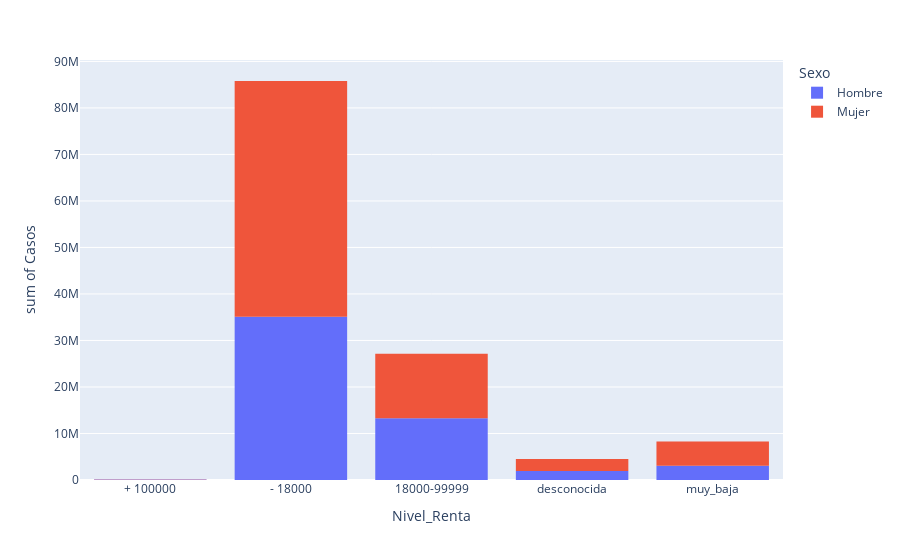

The notebook cell saved with this chart:
### Code cell
nivel_renta_sex = at_prim.groupby(['Nivel_Renta','Sexo']).agg({'Casos':'sum'}).reset_index()
fig3 = px.histogram(nivel_renta_sex, x="Nivel_Renta", y="Casos",color = 'Sexo') 
fig3.show()

### Figure 1 — Plotly figure (JSON) as saved in the notebook; plotly's stock layout.template omitted (floating-point values rounded to 4 significant figures)
{"data": [{"alignmentgroup": "True", "bingroup": "x", "histfunc": "sum", "hovertemplate": "Sexo=Hombre<br>Nivel_Renta=%{x}<br>sum of Casos=%{y}<extra></extra>", "legendgroup": "Hombre", "marker": {"color": "#636efa", "pattern": {"shape": ""}}, "name": "Hombre", "offsetgroup": "Hombre", "orientation": "v", "showlegend": true, "type": "histogram", "x": ["+ 100000", "- 18000", "18000-99999", "desconocida", "muy_baja"], "xaxis": "x", "y": [98453, 35092732, 13251078, 1931898, 3049929], "yaxis": "y"}, {"alignmentgroup": "True", "bingroup": "x", "histfunc": "sum", "hovertemplate": "Sexo=Mujer<br>Nivel_Renta=%{x}<br>sum of Casos=%{y}<extra></extra>", "legendgroup": "Mujer", "marker": {"color": "#EF553B", "pattern": {"shape": ""}}, "name": "Mujer", "offsetgroup": "Mujer", "orientation": "v", "showlegend": true, "type": "histogram", "x": ["+ 100000", "- 18000", "18000-99999", "desconocida", "muy_baja"], "xaxis": "x", "y": [79318, 50695166, 13913499, 2609644, 5247256], "yaxis": "y"}], "layout": {"barmode": "relative", "legend": {"title": {"text": "Sexo"}, "tracegroupgap": 0}, "margin": {"t": 60}, "xaxis": {"anchor": "y", "domain": [0, 1], "title": {"text": "Nivel_Renta"}}, "yaxis": {"anchor": "x", "domain": [0, 1], "title": {"text": "sum of Casos"}}}}
